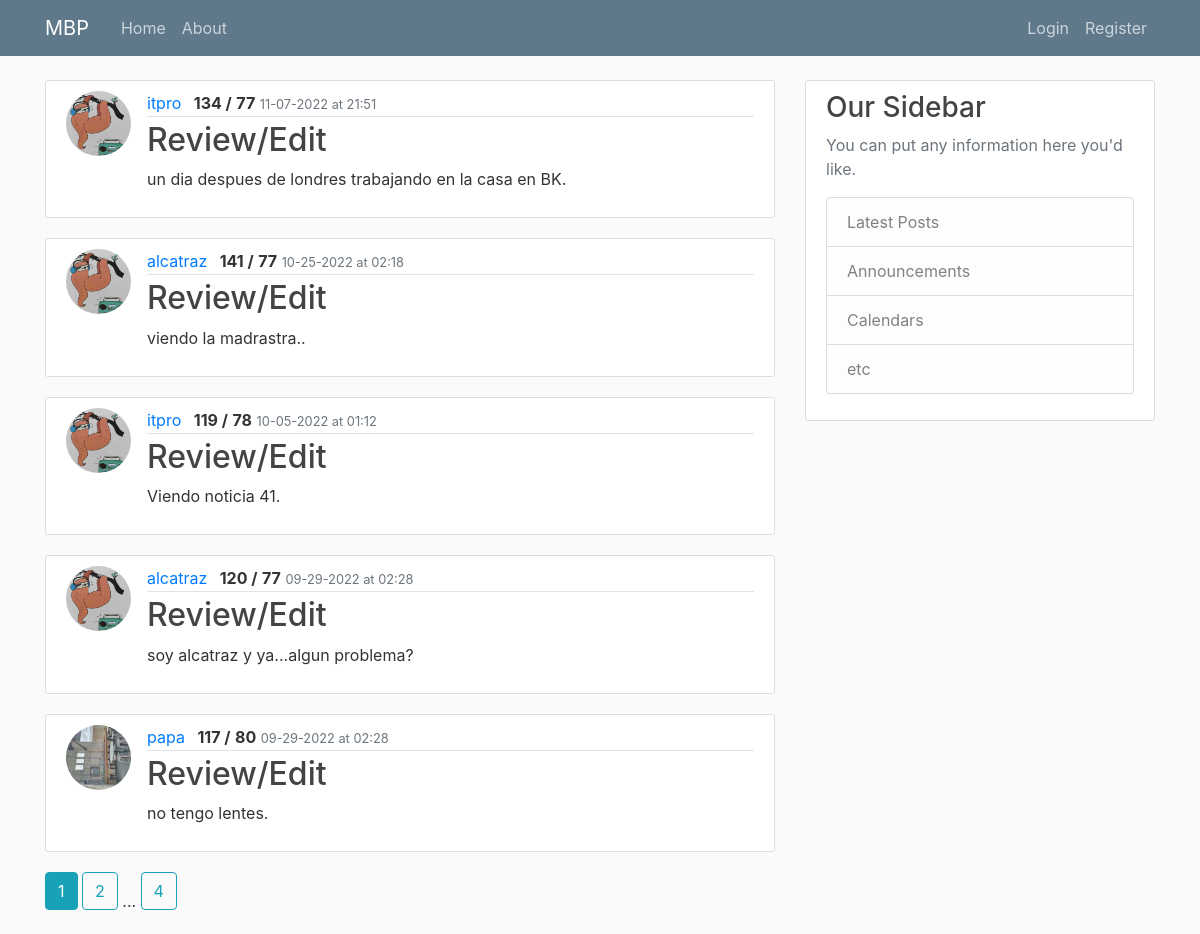
Page /home on the earlier database version.
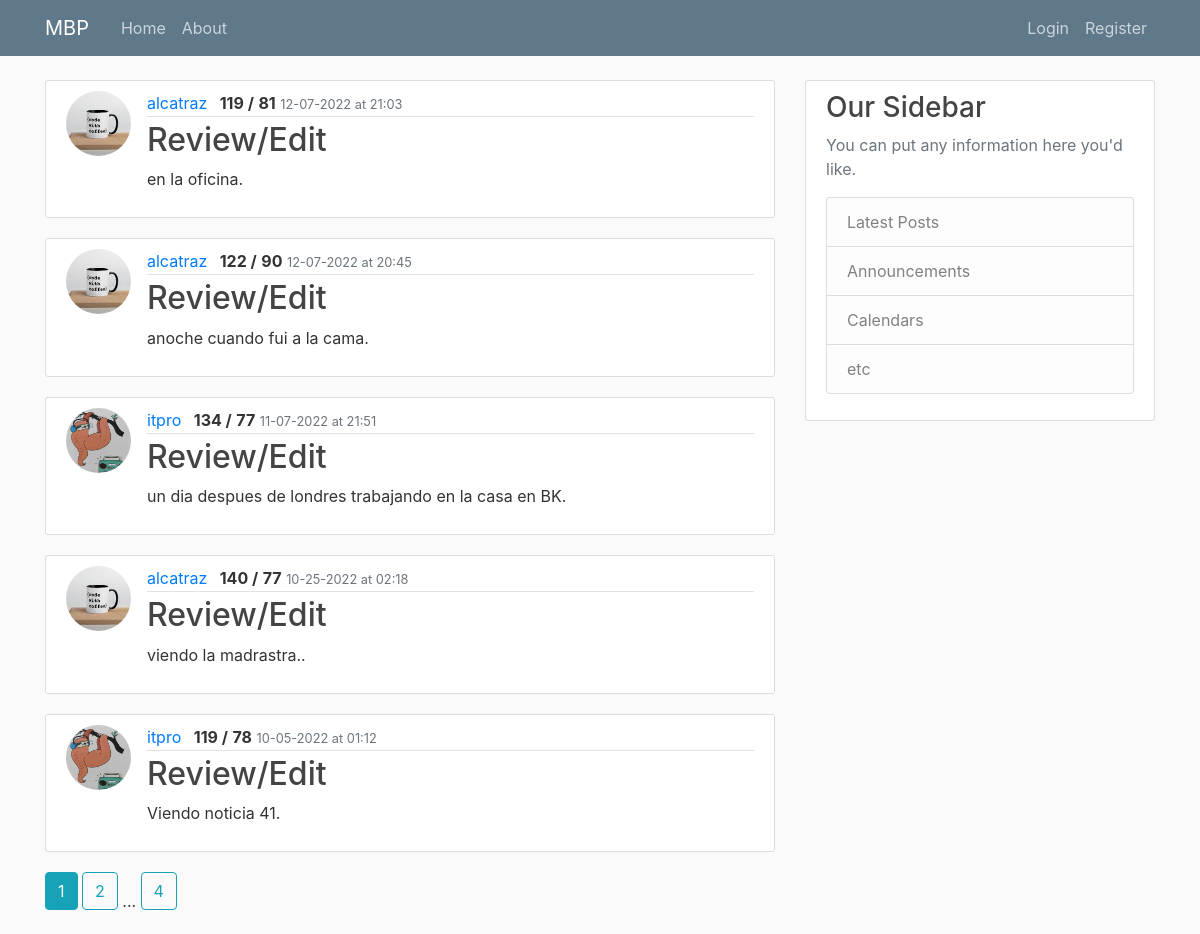
Same page on the later database version.
### mbp/models.py (models this page shows, shortened)
class Reading(db.Model):
    id = db.Column(db.Integer, primary_key=True)
    sys = db.Column(db.String(3), nullable=False)
    dia = db.Column(db.String(3), nullable=False)
    notes = db.Column(db.Text, nullable=False)
    date_posted = db.Column(db.DateTime, nullable=False, default=datetime.utcnow)
    user_id = db.Column(db.Integer, db.ForeignKey('user.id'), nullable=False)

class User(db.Model, UserMixin):
    id = db.Column(db.Integer, primary_key=True)
    username = db.Column(db.String(20), unique=True, nullable=False)
    email = db.Column(db.String(120), unique=True, nullable=False)
    image_file = db.Column(db.String(20), nullable=False, default='default.jpg')
    password = db.Column(db.String(60), nullable=False)
    readings = db.relationship('Reading', backref='user', lazy=True)

### mbp/main/routes.py (the view)
@main.route('/')
@main.route('/home')
def home():
    page = request.args.get('page', 1, type=int) #Grab the page we want. In this case page one. Set type integer as the page number.
    reading = Reading.query.order_by(Reading.date_posted.desc()).paginate(page=page, per_page=5) #Show 5 readings per page. Can use http://localhost:8000/home?page=3 to navigate to pages.
    return render_template('index.html', reading=reading)

### mbp/templates/index.html
{% extends "base.html" %}
{% block content %}
    {% for reading in reading.items %}
    <article class="media content-section">
      <img class="rounded-circle article-img" src="{{ url_for('static', filename='profile_pics/' + reading.user.image_file) }}" />
      <div class="media-body">
        <div class="article-metadata">
          <a class="mr-2" href="{{ url_for('users.user_readings', username=reading.user.username) }}">{{ reading.user.username }}</a>
          <text class="font-weight-bold">{{ reading.sys }} /</text>
          <text class="font-weight-bold">{{ reading.dia}}</text>
          <small class="text-muted">{{ reading.date_posted.strftime('%m-%d-%Y at %H:%M') }}</small>
        </div>
        <h2><a class="article-title" href="{{ url_for('readings.reading', reading_id=reading.id) }}">Review/Edit</a></h2>
          <p class="article-content">{{ reading.notes }}</p>
      </div>
    </article>
    {% endfor %}
    {% for page_num in reading.iter_pages(left_edge=1, right_edge=1, left_current=1, right_current=2) %}
      {% if page_num %}
        {% if reading.page == page_num %}
          <a class="btn btn-info mb-4" href="{{ url_for('main.home', page=page_num) }}">{{ page_num }}</a>
        {% else %}
          <a class="btn btn-outline-info mb-4" href="{{ url_for('main.home', page=page_num) }}">{{ page_num }}</a>
        {% endif %}
      {% else %}
        ...
      {% endif %}
    {% endfor %}
{% endblock content %}

### mbp/templates/base.html (shortened to what this page needs)
<!DOCTYPE html>
<html>
<head>
    <link rel="stylesheet" href="https://maxcdn.bootstrapcdn.com/bootstrap/4.0.0/css/bootstrap.min.css">
    <link rel="stylesheet" type="text/css" href="{{ url_for('static', filename='css/main.css') }}">
</head>
<body>
  <header class="site-header">
<nav class="navbar navbar-expand-md navbar-dark bg-steel fixed-top">
  <div class="container">
    <a class="navbar-brand mr-4" href="/">MBP</a>
    <div class="collapse navbar-collapse" id="navbarToggle">
      <div class="navbar-nav mr-auto">
        <a class="nav-item nav-link" href="/">Home</a>
        <a class="nav-item nav-link" href="/about">About</a>
      </div>
      <div class="navbar-nav">
        {% if current_user.is_authenticated %}
        <a class="nav-item nav-link" href="{{ url_for('readings.new_reading') }}">New Reading</a>
          <a class="nav-item nav-link" href="{{ url_for('users.account') }}">Account</a>
          <a class="nav-item nav-link" href="{{ url_for('users.logout') }}">Logout</a>
        {% else %}
          <a class="nav-item nav-link" href="{{ url_for('users.login') }}">Login</a>
          <a class="nav-item nav-link" href="{{ url_for('users.register') }}">Register</a>
        {% endif %}
      </div>
    </div>
  </div>
</nav>
</header>
      <main role="main" class="container">
        <div class="row">
          <div class="col-md-8">
            {% block content %}{% endblock %}
          </div>
          <div class="col-md-4">
            <div class="content-section">
              <h3>Our Sidebar</h3>
              <p class='text-muted'>You can put any information here you'd like.
                <ul class="list-group">
                  <li class="list-group-item list-group-item-light">Latest Posts</li>
                  <li class="list-group-item list-group-item-light">Announcements</li>
                  <li class="list-group-item list-group-item-light">Calendars</li>
                  <li class="list-group-item list-group-item-light">etc</li>
                </ul>
              </p>
            </div>
          </div>
        </div>
      </main>
</body>
</html>

### mbp/static/css/main.css (style rules this page uses)
body { background: #fafafa; color: #333333; margin-top: 5rem; }
h1, h2, h3, h4, h5, h6 { color: #444444; }
.bg-steel { background-color: #5f788a; }
.site-header .navbar-nav .nav-link { color: #cbd5db; }
.content-section { background: #ffffff; padding: 10px 20px; border: 1px solid #dddddd; border-radius: 3px; margin-bottom: 20px; }
.article-title { color: #444444; }
.article-content { white-space: pre-line; }
.article-img { height: 65px; width: 65px; margin-right: 16px; }
.article-metadata { padding-bottom: 1px; margin-bottom: 4px; border-bottom: 1px solid #e3e3e3 }

Differences in the rows shown:
no longer on this page (row unchanged): Reading: image_file (placeholder picture), user.username "alcatraz", sys "120", dia "77", date_posted "09-29-2022 at 02:28", notes "soy alcatraz y ya...algun problema?"
no longer on this page (row unchanged): Reading: image_file (picture), user.username "papa", sys "117", dia "80", date_posted "09-29-2022 at 02:28", notes "no tengo lentes."
added Reading: image_file (picture), user.username "alcatraz", sys "119", dia "81", date_posted "12-07-2022 at 21:03", notes "en la oficina."
added Reading: image_file (picture), user.username "alcatraz", sys "122", dia "90", date_posted "12-07-2022 at 20:45", notes "anoche cuando fui a la cama."
changed Reading "viendo la madrastra..": image_file: picture added in place of a placeholder; sys "141" → "140"
